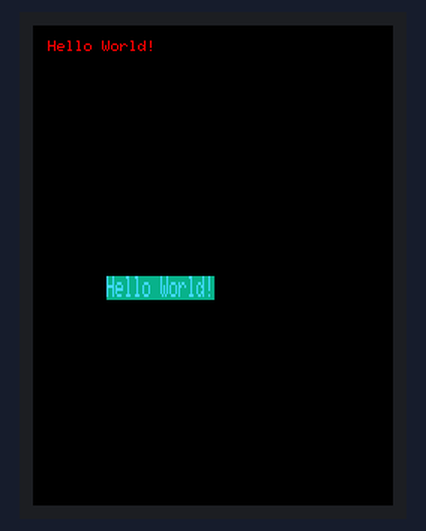
The sketch below on a simulated Arduino Nano, built with avr-gcc and run on an emulated ATmega328P. Shown: 240×320 colour display. Random numbers use the default seed unless the sketch sets one.

Above: at 5.3 s.
At 9.3 s:
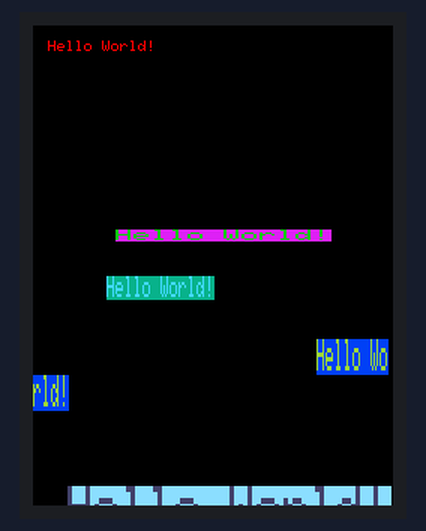
At 13.3 s:
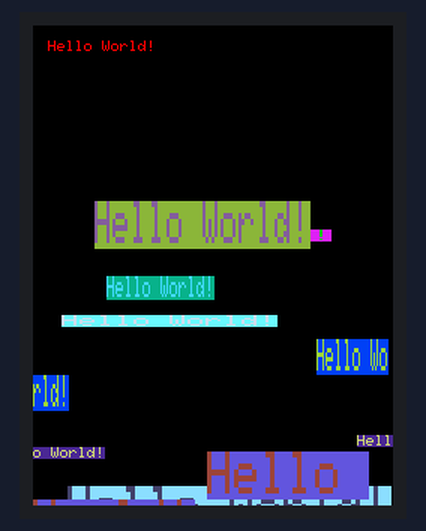
At 21.3 s:
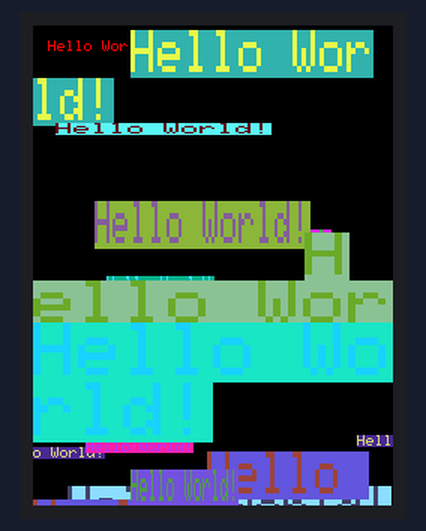
At 29.4 s:
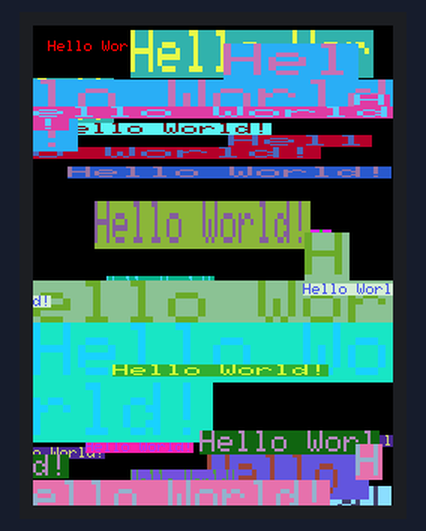
At 38.4 s:
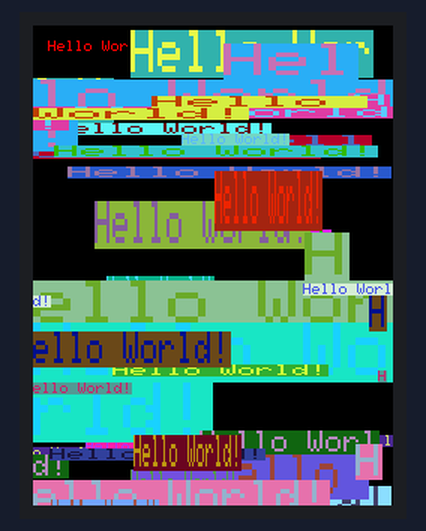

The sketch:

tft_arduino_example.ino
```cpp
/*******************************************************************************
 * Start of Arduino_GFX setting
 *
 * Arduino_GFX try to find the settings depends on selected board in Arduino IDE
 * Or you can define the display dev kit not in the board list
 * Defalult pin list for non display dev kit:
 * Arduino Nano, Micro and more: CS:  9, DC:  8, RST:  7, BL:  6, SCK: 13, MOSI: 11, MISO: 12
 * ESP32 various dev board     : CS:  5, DC: 27, RST: 33, BL: 22, SCK: 18, MOSI: 23, MISO: nil
 * ESP32-C3 various dev board  : CS:  7, DC:  2, RST:  1, BL:  3, SCK:  4, MOSI:  6, MISO: nil
 * ESP32-S2 various dev board  : CS: 34, DC: 38, RST: 33, BL: 21, SCK: 36, MOSI: 35, MISO: nil
 * ESP32-S3 various dev board  : CS: 40, DC: 41, RST: 42, BL: 48, SCK: 36, MOSI: 35, MISO: nil
 * ESP8266 various dev board   : CS: 15, DC:  4, RST:  2, BL:  5, SCK: 14, MOSI: 13, MISO: 12
 * Raspberry Pi Pico dev board : CS: 17, DC: 27, RST: 26, BL: 28, SCK: 18, MOSI: 19, MISO: 16
 * RTL8720 BW16 old patch core : CS: 18, DC: 17, RST:  2, BL: 23, SCK: 19, MOSI: 21, MISO: 20
 * RTL8720_BW16 Official core  : CS:  9, DC:  8, RST:  6, BL:  3, SCK: 10, MOSI: 12, MISO: 11
 * RTL8722 dev board           : CS: 18, DC: 17, RST: 22, BL: 23, SCK: 13, MOSI: 11, MISO: 12
 * RTL8722_mini dev board      : CS: 12, DC: 14, RST: 15, BL: 13, SCK: 11, MOSI:  9, MISO: 10
 * Seeeduino XIAO dev board    : CS:  3, DC:  2, RST:  1, BL:  0, SCK:  8, MOSI: 10, MISO:  9
 * Teensy 4.1 dev board        : CS: 39, DC: 41, RST: 40, BL: 22, SCK: 13, MOSI: 11, MISO: 12
 ******************************************************************************/
#include <Arduino_GFX_Library.h>
#include "bitmap.h"

#define GFX_BL DF_GFX_BL // default backlight pin, you may replace DF_GFX_BL to actual backlight pin

/* More dev device declaration: https://github.com/moononournation/Arduino_GFX/wiki/Dev-Device-Declaration */
#if defined(DISPLAY_DEV_KIT)
Arduino_GFX *gfx = create_default_Arduino_GFX();
#else /* !defined(DISPLAY_DEV_KIT) */

/* More data bus class: https://github.com/moononournation/Arduino_GFX/wiki/Data-Bus-Class */
Arduino_DataBus *bus = create_default_Arduino_DataBus();

/* More display class: https://github.com/moononournation/Arduino_GFX/wiki/Display-Class */
Arduino_GFX *gfx = new Arduino_ILI9341(bus, DF_GFX_RST, 0 /* rotation */, false /* IPS */);

#endif /* !defined(DISPLAY_DEV_KIT) */
/*******************************************************************************
 * End of Arduino_GFX setting
 ******************************************************************************/

void setup(void)
{
    gfx->begin();
    gfx->fillScreen(BLACK);

#ifdef GFX_BL
    pinMode(GFX_BL, OUTPUT);
    digitalWrite(GFX_BL, HIGH);
#endif

    gfx->setCursor(10, 10);
    gfx->setTextColor(RED);
    gfx->println("Hello World!");

    delay(5000); // 5 seconds
}

void loop()
{
    gfx->setCursor(random(gfx->width()), random(gfx->height()));
    gfx->setTextColor(random(0xffff), random(0xffff));
    gfx->setTextSize(random(6) /* x scale */, random(6) /* y scale */, random(2) /* pixel_margin */);
    gfx->println("Hello World!");

    delay(1000); // 1 second
}
```

Measured:
- what the display in image 0 shows lasts 1.0 s, from 5.2 s to 6.2 s
